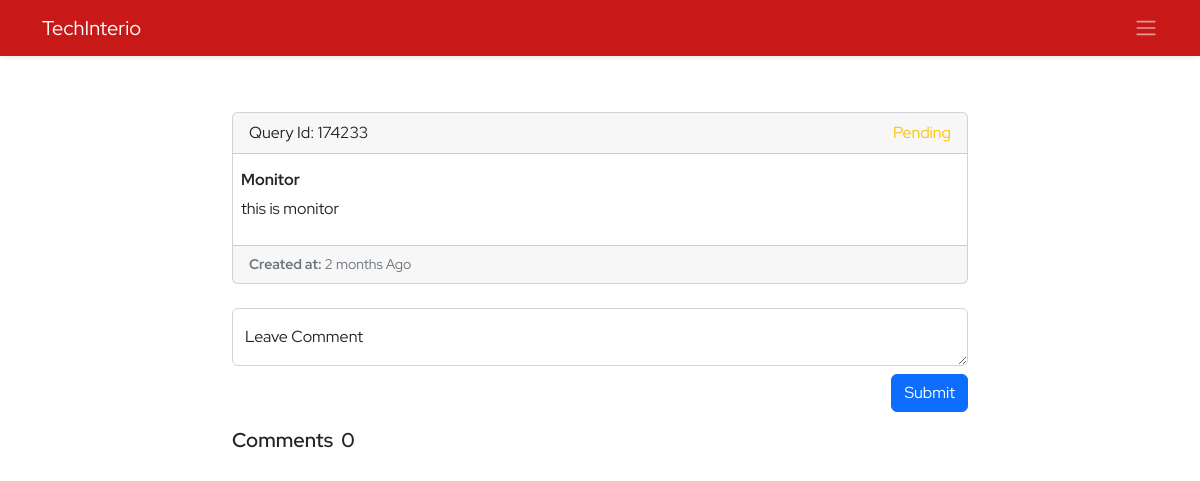
The page /ems/query/174233/ (signed in) on the database as committed earlier.
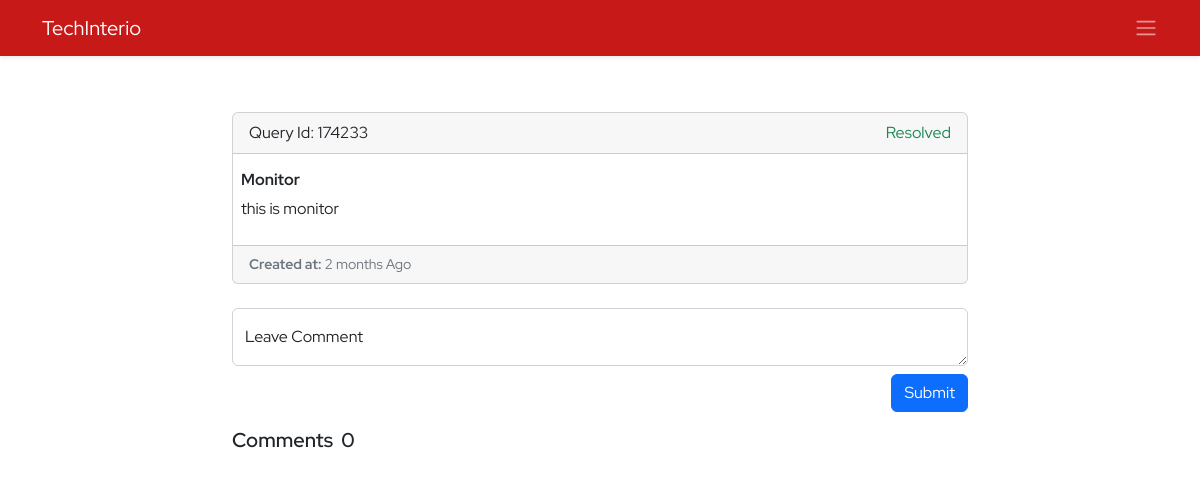
The same page on the database as committed later.
### ems/models.py (models this page shows, shortened)
class DepartmentQuery(models.Model):
    query_id=models.IntegerField(unique=True)
    employee=models.ForeignKey(Employee, on_delete=models.CASCADE)
    department=models.ForeignKey(Department,on_delete=models.CASCADE)
    subject=models.CharField(max_length=100)
    description=models.TextField(max_length=400)
    created_at=models.DateTimeField(auto_now_add=True)
    updated_at=models.DateTimeField(auto_now=True)
    status=models.CharField(max_length=20)

### ems/views.py (the view)
# urls.py: path('query/<id>/',queryDetail,name='query-detail'),
@login_required()
def queryDetail(request,id):
    context={}
    try:
        if not request.user.is_superuser:
            profile_obj=Employee.objects.get(user=request.user)
            context['profile']=profile_obj
        query=DepartmentQuery.objects.get(query_id=id)
        comments=QueryComment.objects.filter(query=query).order_by('-id')
        context['query']=query
        context['comments']=comments
    except Exception as e:
        print('Query Detail Exception : ',e)
    return render(request,'ems/query_detail.html',context)

### ems/models.py (called while the page is built)
    @property
    def imageURL(self):
        try:
            url=self.avtar.url
        except:
            url=''
        return url

### ems/templates/ems/query_detail.html (shortened to what this page needs)
{% extends './base.html' %}
{% block body %}
<section class="py-5">
    <div class="container">
        <div class="row d-flex align-items-center justify-content-center ">
            <div class="col-8">
                <div class="card mb-3">
                    <div class="card-header">
                        <span>Query Id: {{query.query_id}}</span>
                            {% if query.status == 'pending' %}
                            <span class="float-end text-warning">{{query.status | title}}</span>
                            {% else %}
                            <span class="float-end text-success">{{query.status | title}}</span>
                            {% endif %}
                    </div>
                    <div class="card-body p-2">
                        <h6 class="my-2"><b>{{query.subject}}</b></h6>
                        <p>{{query.description}}</p>
                    </div>
                    <div class="card-footer small text-muted"><b>Created at:</b>  {{query.created_at|timesince}} Ago</div>
                </div>
            </div>
            <div class="col-8">
                <form action="{% url 'ems:add-comment' %}" method="post">
                <div class="form-floating my-2">
                    <textarea name="comment" class="form-control" placeholder="Leave a comment here" id="floatingTextarea"></textarea >
                    <label for="floatingTextarea">Leave Comment</label>
                    <button class="btn btn-primary float-end my-2" type="submit">Submit</button>
                </div>
            </form>
        </div>
        <div class="col-8 my-2">
                <h5 class="fw-semibold mb-5">Comments <span class="ms-1"> {{comments.count}}</span></h5>
            </div>
        </div>
    </div>
</section>
{% endblock body %}

Rows that differ between the two databases and show on the page:
changed DepartmentQuery "Monitor": status "Pending" → "Resolved"
